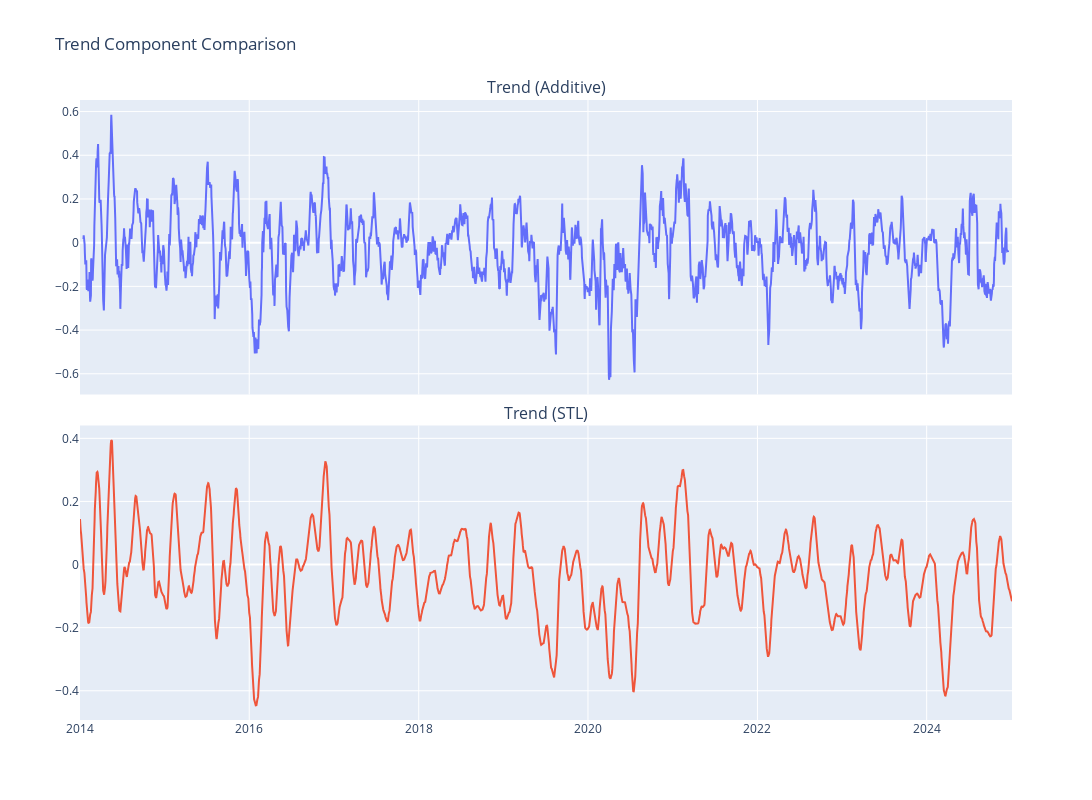
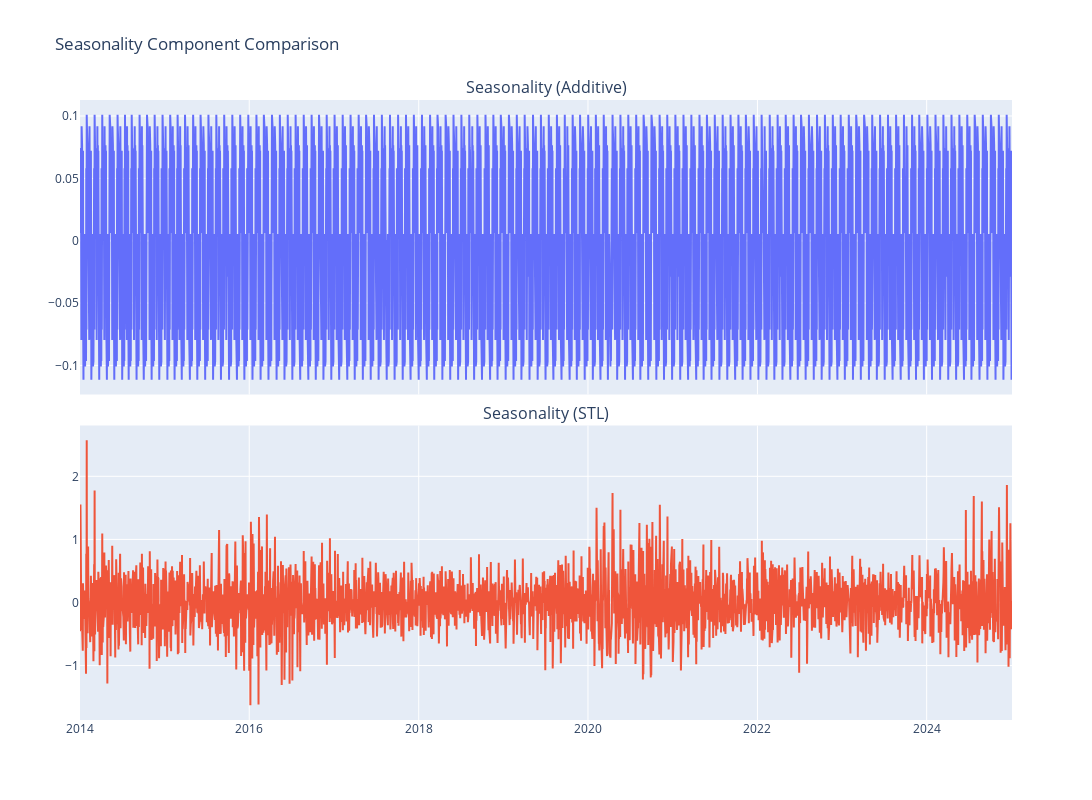

Write notebook code for charts like these, in order.
### Code cell
height = 800
width = 1200

# ========= TREND ==========
fig_trend = make_subplots(
    rows=2, cols=1,
    shared_xaxes=True,
    subplot_titles=["Trend (Additive)", "Trend (STL)"],
    vertical_spacing=0.05
)

fig_trend.add_trace(go.Scatter(x=decomp_add.trend.index, y=decomp_add.trend, mode='lines'), row=1, col=1)
fig_trend.add_trace(go.Scatter(x=decomp_stl.trend.index, y=decomp_stl.trend, mode='lines'), row=2, col=1)

fig_trend.update_layout(
    height=height,
    width=width,
    title_text='Trend Component Comparison',
    showlegend=False
)

# ========= SEASONALITY ==========
fig_season = make_subplots(
    rows=2, cols=1,
    shared_xaxes=True,
    subplot_titles=["Seasonality (Additive)", "Seasonality (STL)"],
    vertical_spacing=0.05
)

fig_season.add_trace(go.Scatter(x=decomp_add.seasonal.index, y=decomp_add.seasonal, mode='lines'), row=1, col=1)
fig_season.add_trace(go.Scatter(x=decomp_stl.seasonal.index, y=decomp_stl.seasonal, mode='lines'), row=2, col=1)

fig_season.update_layout(
    height=height,
    width=width,
    title_text='Seasonality Component Comparison',
    showlegend=False
)

# ========= RESIDUALS ==========
fig_resid = make_subplots(
    rows=2, cols=1,
    shared_xaxes=True,
    subplot_titles=["Residuals (Additive)", "Residuals (STL)"],
    vertical_spacing=0.05
)

fig_resid.add_trace(go.Scatter(x=decomp_add.resid.index, y=decomp_add.resid, mode='lines'), row=1, col=1)
fig_resid.add_trace(go.Scatter(x=decomp_stl.resid.index, y=decomp_stl.resid, mode='lines'), row=2, col=1)

fig_resid.update_layout(
    height=height,
    width=width,
    title_text='Residual Component Comparison',
    showlegend=False
)

# ========= SHOW FIGURES ==========
fig_trend.show()
fig_season.show()
fig_resid.show()

### Figure 1 — Plotly figure (JSON) as saved in the notebook; plotly's stock layout.template omitted (floating-point values rounded to 4 significant figures; data arrays with more than 128 entries replaced by an {"elided": "..."} marker saying what was removed)
{"data": [{"mode": "lines", "type": "scatter", "x": {"elided": "2847 str values"}, "xaxis": "x", "y": {"elided": "2847 float values"}, "yaxis": "y"}, {"mode": "lines", "type": "scatter", "x": {"elided": "2847 str values"}, "xaxis": "x2", "y": {"elided": "2847 float values"}, "yaxis": "y2"}], "layout": {"annotations": [{"font": {"size": 16}, "showarrow": false, "text": "Trend (Additive)", "x": 0.5, "xanchor": "center", "xref": "paper", "y": 1, "yanchor": "bottom", "yref": "paper"}, {"font": {"size": 16}, "showarrow": false, "text": "Trend (STL)", "x": 0.5, "xanchor": "center", "xref": "paper", "y": 0.475, "yanchor": "bottom", "yref": "paper"}], "height": 800, "showlegend": false, "title": {"text": "Trend Component Comparison"}, "width": 1200, "xaxis": {"anchor": "y", "domain": [0, 1], "matches": "x2", "showticklabels": false}, "xaxis2": {"anchor": "y2", "domain": [0, 1]}, "yaxis": {"anchor": "x", "domain": [0.525, 1]}, "yaxis2": {"anchor": "x2", "domain": [0, 0.475]}}}

### Figure 2 — Plotly figure (JSON) as saved in the notebook; plotly's stock layout.template omitted (floating-point values rounded to 4 significant figures; data arrays with more than 128 entries replaced by an {"elided": "..."} marker saying what was removed)
{"data": [{"mode": "lines", "type": "scatter", "x": {"elided": "2847 str values"}, "xaxis": "x", "y": {"elided": "2847 float values"}, "yaxis": "y"}, {"mode": "lines", "type": "scatter", "x": {"elided": "2847 str values"}, "xaxis": "x2", "y": {"elided": "2847 float values"}, "yaxis": "y2"}], "layout": {"annotations": [{"font": {"size": 16}, "showarrow": false, "text": "Seasonality (Additive)", "x": 0.5, "xanchor": "center", "xref": "paper", "y": 1, "yanchor": "bottom", "yref": "paper"}, {"font": {"size": 16}, "showarrow": false, "text": "Seasonality (STL)", "x": 0.5, "xanchor": "center", "xref": "paper", "y": 0.475, "yanchor": "bottom", "yref": "paper"}], "height": 800, "showlegend": false, "title": {"text": "Seasonality Component Comparison"}, "width": 1200, "xaxis": {"anchor": "y", "domain": [0, 1], "matches": "x2", "showticklabels": false}, "xaxis2": {"anchor": "y2", "domain": [0, 1]}, "yaxis": {"anchor": "x", "domain": [0.525, 1]}, "yaxis2": {"anchor": "x2", "domain": [0, 0.475]}}}
